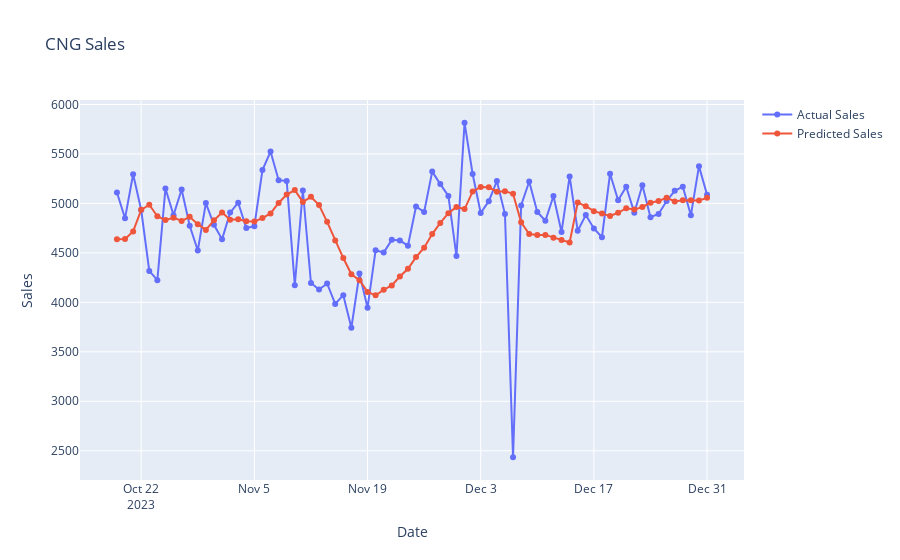

Source (notebook cell):
### Code cell
features = ['IsWeekend', 'Temp',
       'Humidity', 'Rain', 'Sales_MA_7', 
         ]
target = 'Sales'
plot_graphs = True

train_df, test_df = get_train_val_test_dfs(combined_df)
model, history = model_train(train_df,  features, target)
# if(plot_graphs):
#     plot_training_graphs(history)

test_df = model_test(model, test_df,features, target)
print(f"MAPE for test data: {mape(test_df['Sales'],test_df['Predicted_Sales'])}")

if(plot_graphs):
    plot_test_graphs(test_df)
